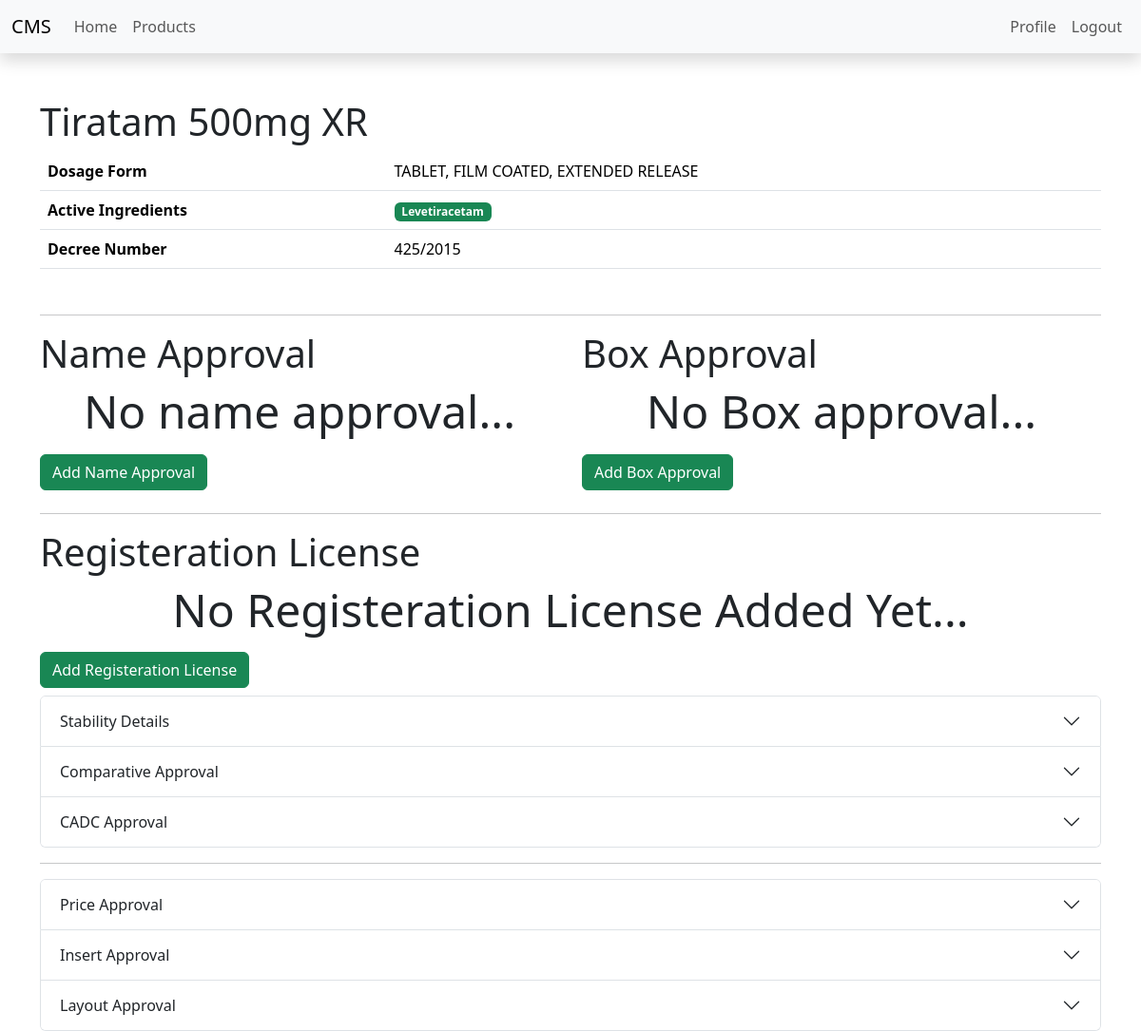
The page /products/2 (signed in) on the database its author committed.
### products/models.py (models this page shows, shortened)
class Product(models.Model):
    class Meta:
        ordering = ["name"]
    name = models.CharField(max_length=1000)
    dosage_form = models.ForeignKey(DosageForm, on_delete=models.CASCADE,default=1)
    active_ingredients = models.CharField(max_length=1000)
    decree_no = models.ForeignKey(RegisterationDecree,on_delete=models.CASCADE,default=1)

class DosageForm(models.Model):
    dosage_form = models.CharField(max_length=300)
    code = models.CharField(max_length=6)
    def __str__(self):
        return self.dosage_form

class RegisterationDecree(models.Model):
    decree_no = models.IntegerField(default=296)
    year = models.IntegerField(default=2009)
    def __str__(self):
        return str(self.decree_no) + "/" + str(self.year)

### products/views.py (the view)
# urls.py: path('<pk>',DetailProduct.as_view(),name="detail_product"),
class DetailProduct(DetailView):
    model = Product
    context_object_name = "product"
    template_name = "./product/detail_product.html"
    def get_object(self):
        pk = self.kwargs["pk"]
        product= Product.objects.prefetch_related().get(pk=pk)
        return product

### products/templatetags/sharedutils.py (called while the page is built)
@register.filter(name="split")
def split(data,delimiter):
    return data.split(delimiter)

### Templates/Product/detail_product.html (shortened to what this page needs)
{% extends "../__layout__.html" %}
{% load static %}
{% load sharedutils  %}
{% block content %}
<div class="container">
    <div class="my-5 rounded">
        <h1>{{ product.name }}</h1>
        <table class="table">
            <tbody>
                <tr>
                    <th scope="row">Dosage Form</th>
                    <td>{{ product.dosage_form }}</td>
                </tr>
                <tr>
                    <th scope="row">Active Ingredients</th>
                    <td>
                        {% for API in product.active_ingredients|split:","  %}
                        <b class="badge bg-success">{{API}}</b>
                        {% endfor %}
                    </td>
                </tr>
                <tr>
                    <th scope="row">Decree Number</th>
                    <td>{{ product.decree_no }}</td>
                </tr>
            </tbody>
        </table>
    </div>
    <hr>
    {% if product.decree_no.decree_no != 296 %}
    <div class="row pb-2">
        <div class="col-md-6 rounded">
            <h1>Name Approval</h1>
            {% if product.nameapproval_set.last != None %}
            <table class="table">
                <tbody>
                    {% with product.nameapproval_set.last as nameapproval %}
                    <tr>
                        <th scope="row">English Name</th>
                        <td>{{ nameapproval.english_name }}</td>
                    </tr>
                    <tr>
                        <th scope="row">Arabic Name</th>
                        <td>{{ nameapproval.arabic_name }}</td>
                    </tr>
                    <tr>
                        <th scope="row">Attachment</th>
                        <td><a id="approvalName" target="_blank"
                                href="/media/{{ nameapproval.attachment }}">Attachment</a>
                        </td>
                    </tr>
                    {% endwith %}
                    <tr>
                        <td colspan="2"><a href="{% url 'product:list_nameapproval' pk=product.pk %}">Show More...</a>
                        </td>
                    </tr>
                </tbody>
            </table>
            {% else %}
            <p class="text-center display-5">No name approval...</p>
            {% endif %}
            <a href="{% url 'product:create_nameapproval' product.pk %}" class="btn btn-success">Add Name Approval</a>
        </div>
        <div class="col-md-6 rounded">
            <h1>Box Approval</h1>
            {% if product.boxapproval_set.last != None %}
            <table class="table">
                <tbody>
                    {% with product.boxapproval_set.last as boxapproval %}
                    <tr>
                        <th scope="row">Generic Name and Strength</th>
                        <td>{{ boxapproval.generic_name_and_strength }}</td>
                    </tr>
                    <tr>
                        <th scope="row">Company Name</th>
                        <td>{{ boxapproval.company_name }}</td>
                    </tr>
                    <tr>
                        <th scope="row">Package Information</th>
                        <td>{{ boxapproval.package_information }}</td>
                    </tr>
                    <tr>
                        <th scope="row">Reference Stated in Company Application</th>
                        <td>{{ boxapproval.reference_stated_in_company_application }}</td>
                    </tr>
                    <tr>
                        <th scope="row">Application No</th>
                        <td>{{ boxapproval.application_no }}</td>
                    </tr>
                    <tr>
                        <th scope="row">Box Request No</th>
                        <td>{{ boxapproval.box_request_number }}</td>
                    </tr>
                    <tr>
                        <th scope="row">Issue Date</th>
                        <td>{{ boxapproval.issue_date }}</td>
                    </tr>
                    <tr>
                        <th scope="row">Attachment</th>
                        <td><a id="boxApproval" target="_blank"
                                href="/media/{{ boxapproval.attachment }}">Attachment</a>
                        </td>
                    </tr>
                    {% endwith %}
                    <tr>
                        <td colspan="2"><a href="{% url 'product:list_boxapproval' pk=product.pk %}">Show More...</a>
                        </td>
                    </tr>
                </tbody>
            </table>
            {% else %}
            <p class="text-center display-5">No Box approval...</p>
            {% endif %}
            <a href="" class="btn btn-success">Add Box Approval</a>
        </div>
    </div>
    <hr>
    {% endif %}
    <div class="pb-2">
        <h1>Registeration License</h1>
        <div class="row rounded">
            {% if product.registerationlicense_set.last != None %}
            <table class="table">
                <tbody>
                    {% with product.registerationlicense_set.last as registerationlicense %}
                    <tr>
                        <th scope="row">Trade Name</th>
                        <td>{{ registerationlicense.trade_name }}</td>
                    </tr>
                    <tr>
                        <th scope="row">Active Ingredinents</th>
                        <td>
                            {% for API in registerationlicense.active_ingredients|split:"," %}
                            <b class="badge bg-success">{{ API }}</b>
                            {% endfor %}
                        </td>
                    </tr>
                    <tr>
                        <th scope="row">Physical Characters:</th>
                        <td>{{ registerationlicense.physical_character }}</td>
                    </tr>
                    <tr>
                        <th scope="row">Shelf Life:</th>
                        <td>{{ registerationlicense.shelf_life }}</td>
                    </tr>
                    <tr>
                        <th scope="row">Storage Conditions:</th>
                        <td>{{ registerationlicense.storage_condition }}</td>
                    </tr>
                    <tr>
                        <th scope="row">Approved Pack:</th>
                        <td>{{ registerationlicense.approved_pack }}</td>
                    </tr>
                    <tr>
                        <th scope="row">Type of License:</th>
                        <td>{{ registerationlicense.type_of_license }}</td>
                    </tr>
                    <tr>
                        <th scope="row">Manufacturer:</th>
                        <td>{{ registerationlicense.manufacturer }}</td>
                    </tr>
                    <tr>
                        <th scope="row">Storage Site:</th>
                        <td>{{ registerationlicense.storage_site }}</td>
                    </tr>
                    <tr>
                        <th scope="row">Manufacturers Of Active Substance:</th>
                        <td>
                            {% for manufacturer in registerationlicense.manufacturer_of_active_substance|split:","  %}
                            <b class="badge bg-success">{{ manufacturer }}</b>
                            {% endfor %}
                        </td>
                    </tr>
                    <tr>
                        <th scope="row">Notes:</th>
                        <td>
                            {{ registerationlicense.notes }}
                        </td>
                    </tr>
                    <tr>
                        <th scope="row">Notes:</th>
                        <td>
                            {{ registerationlicense.issuance_date }}
                        </td>
                    </tr>
                    <tr>
                        <th scope="row">Attachment</th>
                        <td><a id="registerationlicense" target="_blank"
                                href="/media/{{ registerationlicense.attachment }}">Attachment</a>
                        </td>
                    </tr>
                    {% endwith %}
                    <tr>
                        <td colspan="2"><a href="{% url 'product:list_nameapproval' pk=product.pk %}">Show More...</a>
                        </td>
                    </tr>
                </tbody>
            </table>
            {% else %}
            <p class="text-center display-5">No Registeration License Added Yet...</p>
            {% endif %}
        </div>
        <a href="{% url 'product:create_registerationlicense' product.pk %}" class="btn btn-success">Add Registeration
            License</a>
    </div>
    <div class="accordion" id="Details">
        <div class="accordion-item">
            <h2 class="accordion-header" id="stabilityHeading">
                <button class="accordion-button collapsed" type="button" data-bs-toggle="collapse"
                    data-bs-target="#StabilityBody" aria-controls="StabilityBody">
                    Stability Details
                </button>
            </h2>
        </div>
        <div class="accordion-item">
            <h2 class="accordion-header" id="headingTwo">
                <button class="accordion-button collapsed" type="button" data-bs-toggle="collapse"
                    data-bs-target="#comparativeApproval" aria-expanded="false" aria-controls="comparativeApproval">
                    Comparative Approval
                </button>
            </h2>
        </div>
        <div class="accordion-item">
            <h2 class="accordion-header" id="headingThree">
                <button class="accordion-button collapsed" type="button" data-bs-toggle="collapse"
                    data-bs-target="#collapseThree" aria-expanded="false" aria-controls="collapseThree">
                    CADC Approval
                </button>
            </h2>
        </div>
    </div>
    <hr>
    <div class="accordion" id="Details">
        <div class="accordion-item">
            <h2 class="accordion-header" id="stabilityHeading">
                <button class="accordion-button collapsed" type="button" data-bs-toggle="collapse"
                    data-bs-target="#PriceApproval" aria-controls="PriceApproval">
                    Price Approval
                </button>
            </h2>
        </div>
        <div class="accordion-item">
            <h2 class="accordion-header" id="headingTwo">
                <button class="accordion-button collapsed" type="button" data-bs-toggle="collapse"
                    data-bs-target="#InsertApproval" aria-expanded="false" aria-controls="InsertApproval">
                    Insert Approval
                </button>
            </h2>
        </div>
        <div class="accordion-item">
            <h2 class="accordion-header" id="headingThree">
                <button class="accordion-button collapsed" type="button" data-bs-toggle="collapse"
                    data-bs-target="#LayoutApproval" aria-expanded="false" aria-controls="LayoutApproval">
                    Layout Approval
                </button>
            </h2>
        </div>
    </div>
</div>
{% endblock %}

### Static/css/main.css (style rules this page uses)
* { overflow-wrap: break-word !important; }
b.badge { display:inline-block; overflow-wrap: break-word !important; }

### rows shown on the page
Product: name "Tiratam 500mg XR", dosage_form "TABLET, FILM COATED, EXTENDED RELEASE", active_ingredients "Levetiracetam", decree_no "425/2015"
